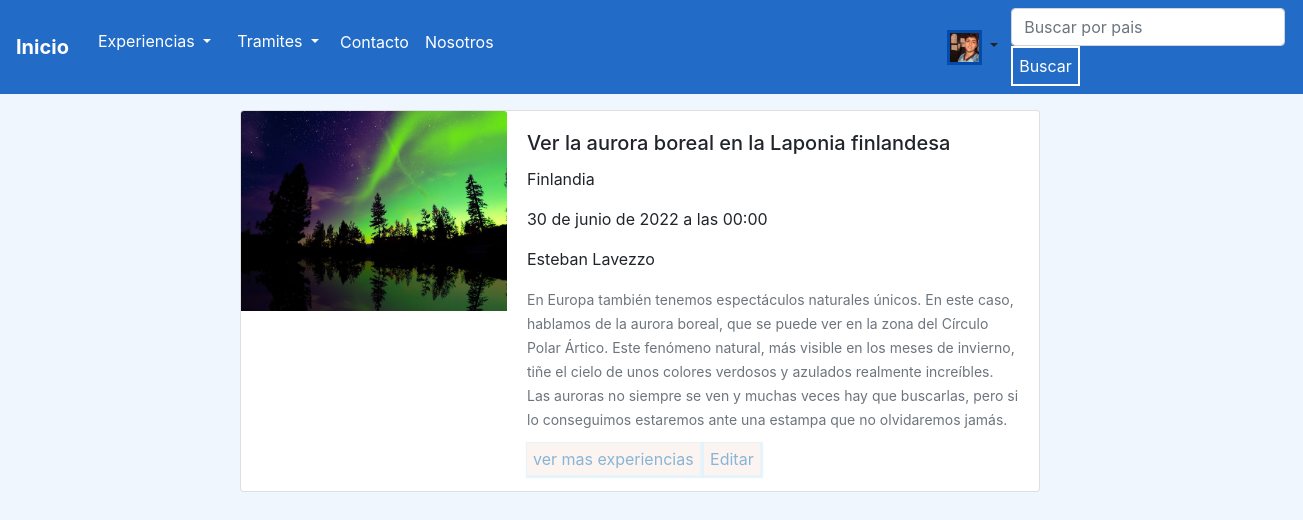
Page /detalle-experiencia/17/ (signed in) on the committed database.
### cuenta/models.py (models this page shows, shortened)
class User(AbstractUser):
    descripcion = models.CharField(max_length=100, blank=True, null=True)
    telefono = models.IntegerField(null=True, blank=True)
    redes_sociales = models.URLField(max_length=100, null=True, blank=True)
    image = models.ImageField(upload_to = 'imagenes_User/', blank=True, null=True )
    class Meta:
        verbose_name = 'Usuario'
        verbose_name_plural = 'Usuarios'

### experiencias/models.py (models this page shows, shortened)
class Experiencias (models.Model):
    titulo = models.CharField(max_length=100)
    pais = models.CharField(max_length=50)
    fecha = models.DateTimeField(null=True)
    autor = models.CharField(max_length=50)
    cuerpo = models.TextField(max_length=20000)
    image = models.ImageField(upload_to = 'imagenes_experiencias/', blank=True, null=True)
    is_active = models.BooleanField(default=True)
    class Meta:
        verbose_name = 'Experiencia'
        verbose_name_plural = 'Experiencias'

### experiencias/views.py (the view)
# urls.py: path('detalle-experiencia/<int:pk>/', Detail_experiencias.as_view(), name = 'detalle-experiencia'),
class Detail_experiencias(DetailView, LoginRequiredMixin):
    model = Experiencias
    template_name= 'experiencias/detalle_experiencia.html'

### templates/experiencias/detalle_experiencia.html (shortened to what this page needs)
{% extends 'base.html' %}
{% block contenido %}
<div enctype="multipart/form-data" class="d-flex" style="margin-top:1rem; margin-left:15rem">
    <div class="card mb-3" style="width: 800px;">
        <div class="row no-gutters">
          <div class="col-md-4">
            {% if object.image %}
            <img class="card-img-top" src="{{object.image.url}}" alt="Card image cap" style="height: 200px;width: 100%;">
            {% endif %}
          </div>
          <div class="col-md-8">
            <div class="card-body">
              <h5 class="card-title">{{object.titulo}}</h5>
              <p class="card-text">{{object.pais}}</p>
              <p class="card-text">{{object.fecha}}</p>
              <p class="card-text">{{object.autor}}</p>
              <p class="card-text"><small class="text-muted">{{object.cuerpo}}</small></p>
              <a href="/ver-experiencias/" class="Boton">ver mas experiencias</a>
              {% if request.user.is_authenticated and request.user.is_superuser %}
              <a href="/actualizar-experiencias/{{object.id}}/" class="Boton">Editar </a>
              {% endif %}
            </div>
          </div>
        </div>
      </div>
{% endblock %}

### templates/base.html (shortened to what this page needs)
<!DOCTYPE html>
<html lang="en">
<head>
    {% load static %}
    <link rel="stylesheet" href="https://cdn.jsdelivr.net/npm/bootstrap@4.6.1/dist/css/bootstrap.min.css"
>
        <link rel="stylesheet"  href="{% static 'blog_viaje-GomezMogniLavezzo/styles.css' %}" type="text/css">
</head>
<header>
    <nav class="navbar navbar-expand-lg navbar "  >
        <a class="navbar-brand text-white" href="/"><b>Inicio </b></a>
        <div class="collapse navbar-collapse" id="navbarSupportedContent">
            <ul class="navbar-nav mr-auto">
                <li class="nav-item" >
                    <div class="btn-group"  >
                        <button type="button" class="btn dropdown-toggle text-white " data-toggle="dropdown" aria-expanded="false" >
                            Experiencias
                        </button>
                </li>
                <li class="nav-item" >
                    <div class="btn-group"  >
                        <button type="button" class="btn dropdown-toggle text-white " data-toggle="dropdown" aria-expanded="false" >
                            Tramites
                        </button>
                </li>
                <li class="nav-item">
                    <a class="nav-link text-white" href="/contacto/">Contacto</a>
                </li>
                <li class="nav-item" >
                    <a class="nav-link text-white" href="/nosotros/">Nosotros</a>
                </li>
                {% if user.is_authenticated %}
                    <div class="btn-group" style="margin-left:27rem ;">
                        <button type="button" class="btn  dropdown-toggle" data-toggle="dropdown" aria-expanded="false" >
                            {% if user.image %}
                               <img src="{{user.image.url}}" width="35px" height="35px" style=" margin-top:2.5%;border-style: solid; border-color: rgb(1, 75, 173);  ">
                            {% else %}
                               <img src="\media\imagenes_User\usuariodefault.jpg" width="35px" height="35px" style=" margin-top:2.5%;border-style: solid; border-color: rgb(1, 75, 173);  ">
                            {% endif %}
                        </button>
                {% endif %}
            </ul>
            <form class="form-inline my-2 my-lg-0" action ="/search_experiencias_view/" method = "GET" style="margin-right: 4%;">
                <input  class="form-control mr-sm-2" type="text" placeholder="Buscar por pais" aria-label="Search" name = 'search'>
                <button class="BotonBuscador " type="submit">Buscar</button>
            </form>
        </div>
    </nav>
</header>
<body >
{% block contenido %}
{% endblock %}
</body>
</html>

### static/blog_viaje-GomezMogniLavezzo/styles.css (style rules this page uses)
html { max-height: 100%; height: 1360px; }
body { background-color: rgb(239, 246, 253); max-width: 100%; min-width: 100%; position: absolute; align-content: center; }
header { max-width: 100%; background-color: rgb(34, 108, 200); height: 10%; max-height: 10%; position: static; max-width: 100%; max-height: 100%; }
.Boton { padding: 6px ; background-color: rgba(252, 244, 241, 0.949); box-shadow: 1px 1px 1px 2px rgba(34, 144, 222, 0.1); color: rgb(136, 181, 213); border-style: initial; border-color: rgba(104, 104, 104, 0.949); text-decoration: solid; max-width: 100%; max-height: 100%; }
.BotonBuscador { padding: 6px ; background-color: rgb(34, 108, 200); color: rgb(255, 255, 255); border-color:rgb(255, 255, 255); border-style:solid; max-width: 100%; max-height: 100%; }

### rows in the picture
User: image (picture)
Experiencias: image (picture), titulo "Ver la aurora boreal en la Laponia finlandesa", pais "Finlandia", fecha "30 de junio de 2022 a las 00:00", autor "Esteban Lavezzo", cuerpo "En Europa también tenemos espectáculos naturales únicos. En este caso, hablamos de la aurora boreal, que se puede ver en la zona del Círculo Polar Ártico. Este fenómeno natural, más visible en los meses de invierno, tiñe el cielo de unos colores verdosos y azulados realmente increíbles. Las auroras no siempre se ven y muchas veces hay que buscarlas, pero si lo conseguimos estaremos ante una estampa que no olvidaremos jamás."
